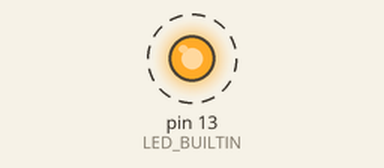
The sketch below on a simulated Arduino Uno, built with avr-gcc and run on an emulated ATmega328P. Shown: output pins drawn as LEDs (lit = HIGH). Dashed ring = blinking. What the sketch prints to the serial monitor is not drawn.

Above: at 0.05 s.
Timing chart, 0 to 3.0 s (numbered marks = the images above):
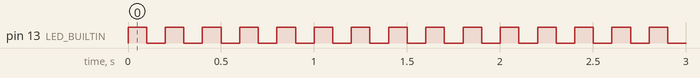

The sketch:

serial-blink.ino
```cpp
/*

*	简单点灯，串口输出

*/


void setup() {
  Serial.begin(9600);

  pinMode(LED_BUILTIN, OUTPUT);
}

void loop() {
  digitalWrite(LED_BUILTIN, HIGH);
  delay(100);

  digitalWrite(LED_BUILTIN, LOW);
  delay(100);

  Serial.println("hello, 世界!");
}
```

Measured:
- by itself, pin 13 (LED_BUILTIN): alternates HIGH for 0.10 s and LOW for 0.10 s
